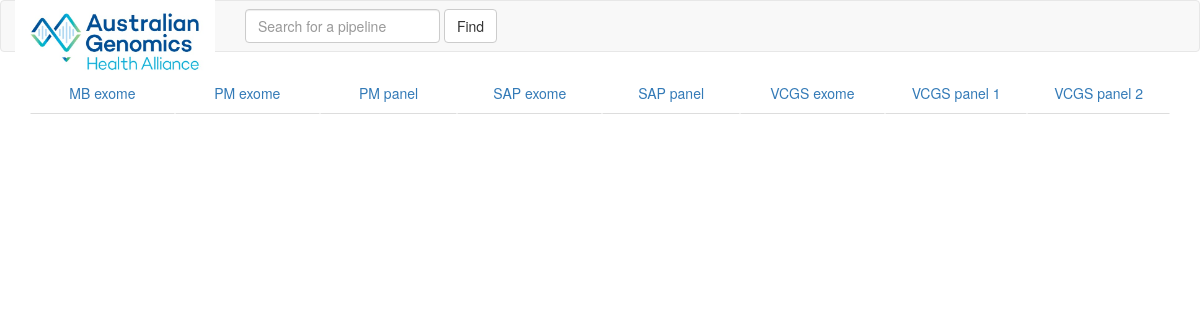
The app's page /registry.html with its own data.
### __init__.py (models this page shows, shortened)
class Workflow(db.Model):
    __tablename__ = 'workflow'
    id = db.Column(db.Integer, primary_key=True, autoincrement=True)
    workflow_name = db.Column(db.String(100))
    library_preparation = db.Column(db.String(100))
    library_layout = db.Column(db.String(200))
    sequencing_strategy = db.Column(db.String(50))
    nata_accreditation = db.Column(db.String(50))
    reference_genome = db.Column(db.String(50))
    workflow_usage = db.Column(db.String(50))
    workflow_accession = db.Column(db.VARCHAR(50))
    pipeline_id = db.Column(db.Integer, db.ForeignKey('pipeline.id'))
    flagship_id = db.Column(db.Integer, db.ForeignKey('flagship.id'))
    workflow_desc_id = db.Column(db.Integer, db.ForeignKey('workflow_desc.id'))

### __init__.py (the view)
@app.route('/registry.html')
def registry():
    title = 'Bioinformatics Pipeline Registry'
    subhead = ''
    subheading1 = 'Summary'
    subheadtext1 = ''
    workflowrows = Workflow.query.order_by(Workflow.workflow_name).all()
    return render_template('registry.html', title=title, subhead=subhead, subheading1=subheading1,
                           subheadtext1=subheadtext1, workflowrows=workflowrows)

### templates/registry.html (shortened to what this page needs)
<!DOCTYPE html>
<html lang="en">
<head>
    <link href="{{ url_for('static', filename='css/bootstrap.min.css') }}", rel="stylesheet">
</head>
<header>
<nav class="navbar navbar-default">
  <div class="container">
      <div class ='row'>
         <div class="navbar-header">
             <a class="navbar-brand" href="/">
                 <img style = 'max-width:200px; margin-top: -20px;' src ="{{ url_for('static', filename='images/agha.ico') }}" /</img>
              </a>
        </div>
            <form class="navbar-form navbar-left" role="search">
                <div class="form-group">
                <input type="text" class="form-control" placeholder="Search for a pipeline">
                    <button type="submit" class="btn btn-default">Find</button>
                </div>
            </form>
      </div>
  </div>
</header>
<body>
<div class="container">
    <ul class="nav nav-tabs nav-justified">
        {% for row in workflowrows %}
      <li class="nav-item">
        <a class="nav-link" data-toggle="tab" href="#{{ row.id }}", role="tab">{{ row.workflow_name }} </a>
      </li>
        {% endfor %}
    </ul>
</div>
</body>

### records on screen
Workflow: workflow_name "MB exome"
Workflow: workflow_name "PM exome"
Workflow: workflow_name "PM panel"
Workflow: workflow_name "SAP exome"
Workflow: workflow_name "SAP panel"
Workflow: workflow_name "VCGS exome"
Workflow: workflow_name "VCGS panel 1"
Workflow: workflow_name "VCGS panel 2"
